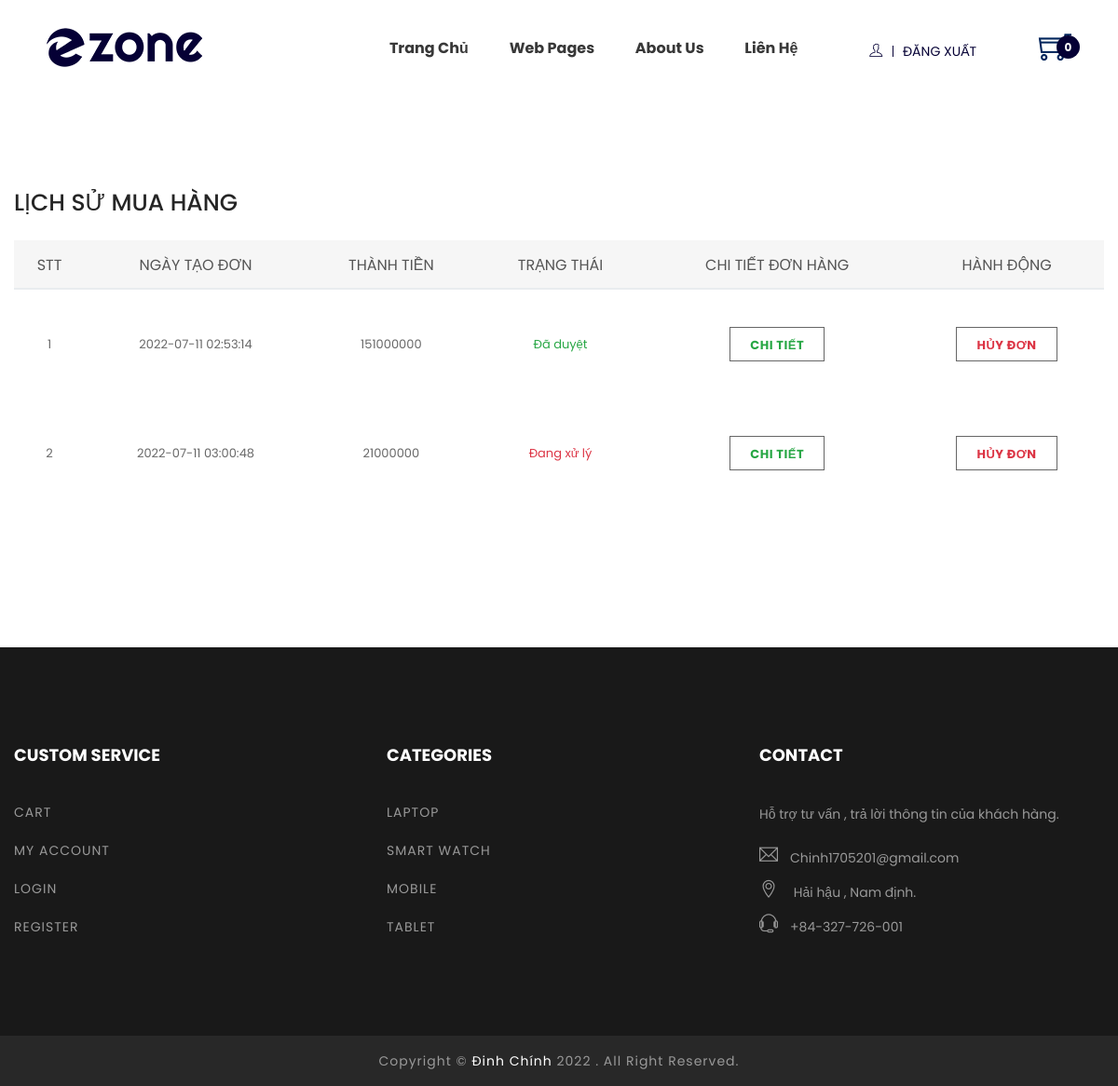
Page /user/order_history.php (signed in) on the committed database.
### tables this page shows
CREATE TABLE `orders` (
  `id` int(11) NOT NULL,
  `id_user` int(11) NOT NULL,
  `name_receiver` varchar(255) NOT NULL,
  `phone_receiver` varchar(255) NOT NULL,
  `address_receiver` varchar(255) NOT NULL,
  `notes` text NOT NULL,
  `status` varchar(255) NOT NULL,
  `total_price` int(11) NOT NULL,
  `created_at` timestamp NOT NULL DEFAULT current_timestamp(),
  `payment_method` varchar(20) NOT NULL
);

### user/order_history.php (the view, shortened to what this page needs)
<?php
include("../connect.php");
?>
<!doctype html>
<html class="no-js" lang="en">
<head>
    <?php include("head.php"); ?>
</head>
<body>
    <header>
        <?php include("header2.php"); ?>
    </header>
    <div class="checkout-area ptb-100">
        <div class="container">
            <div class="row">
                <div class="col-md-12">
                    <div class="coupon-accordion">
                        <h1 class="cart-heading">Lịch sử mua hàng</h1>
                        <form action="#">
                            <div class="table-content table-responsive">
                                <table class="table table-hover">
                                    <?php
                                    $id_user = $_SESSION['user']['id'];
                                    $sql = "SELECT * FROM orders WHERE id_user = '$id_user'";
                                    $rs = mysqli_query($connect, $sql);
                                    $nbrRow = mysqli_num_rows($rs);
                                    if ($nbrRow != 0) {
                                    ?>
                                        <thead>
                                            <tr>
                                                <th>STT</th>
                                                <th>Ngày tạo đơn</th>
                                                <th>Thành tiền</th>
                                                <th>Trạng thái</th>
                                                <th>Chi tiết đơn hàng </th>
                                                <th>Hành động</th>
                                        </thead>
                                        <tbody>
                                            <?php
                                            $count = 0;
                                            foreach ($rs as $row) {
                                                $count++;
                                            ?>
                                                <tr>
                                                    <td><?= $count ?></td>
                                                    <td><?= $row['created_at'] ?></td>
                                                    <td><?= $row['total_price'] ?></td>
                                                    <td class="text-warning"><?php if($row['status'] == 'Đã duyệt'){
                                                        echo "<span class='text-success'>Đã duyệt</span>";
                                                    }else if($row['status'] == 'Đang xử lý'){
                                                        echo "<span class='text-danger'>Đang xử lý</span>";
                                                    } ?></td>
                                                    <td>
                                                        <a class="cart-btn text-success" href="order_detail.php?id=<?= $row['id'] ?>">Chi tiết</a>
                                                    </td>
                                                    <td>
                                                        <a class="cart-btn text-danger" href="delete_order.php?id=<?= $row['id'] ?>">Hủy đơn</a>
                                                    </td>
                                                </tr>
                                            <?php }
                                        } else { ?>
                                            <tr>
                                                <td>Bạn chưa có đơn hàng nào</td>
                                            </tr>
                                        <?php } ?>
                                        </tbody>
                                </table>
                            </div>
                    </div>
                </div>
            </div>
        </div>
    </div>
    <footer class="footer-area">
        <?php include("footer.php"); ?>
    </footer>
</body>
</html>

### user/assets/css/bundle.css (style rules this page uses)
body { font-family: 'Poppins', sans-serif; font-weight: normal; font-style: normal; font-size: 14px; color:#686868; overflow-x: hidden; overflow-y: auto; }
a, .btn { -webkit-transition: all 0.3s ease-out 0s; -moz-transition: all 0.3s ease-out 0s; -ms-transition: all 0.3s ease-out 0s; -o-transition: all 0.3s ease-out 0s; transition: all 0.3s ease-out 0s; }
a, button, input { outline: medium none; color: #686868; }
h1, h2, h3, h4, h5, h6 { font-family: 'Poppins', sans-serif; font-weight: normal; color: #383838; margin-top: 0px; font-style: normal; font-weight: 400; }
h1 { font-size: 46px; font-weight: 500; }
.ptb-100 { padding: 100px 0 }

### rows in the picture
orders: created_at "2022-07-11 02:53:14", total_price "151000000", status "Đã duyệt"
orders: created_at "2022-07-11 03:00:48", total_price "21000000", status "Đang xử lý"
